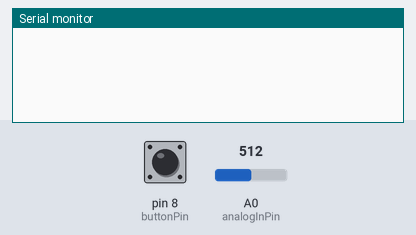
Simulated run of this sketch. Board: Arduino Uno, built with avr-gcc and run on an emulated ATmega328P. Shown: the last lines printed to the serial monitor. Inputs (shaded band) come from the test bench; at power-on: pin 8 (buttonPin) LOW, A0 (analogInPin) = 512.

Above: at 1.2 s.
1.3 s: pin 8 (buttonPin) pulled HIGH for 0.15 s
At 2.4 s:
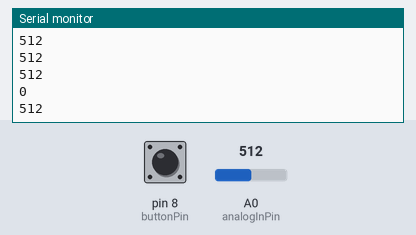
3.0 s: pin 8 (buttonPin) pulled HIGH for 1 s
At 4.9 s:
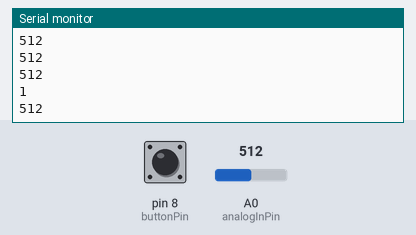
Timing chart, 0 to 6.4 s (numbered marks = the images above; inputs shaded):
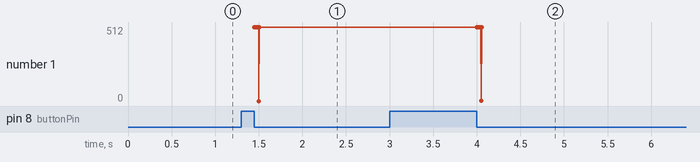

The sketch:

rangeCalibration.ino
```cpp
const int analogInPin = A0;

long currentMillis = 0;

int dataCount = 0;

// Button stuff
int lastButtonState = 0;
int buttonState = 0;
int buttonPin = 8;
long buttonTime = 0;

void setup() {
  Serial.begin(9600);

  pinMode(buttonPin, INPUT);
}

void outputData(int count) {
  int total = 0;

  for (int i = 0; i < count; i ++) {
    int sensorValue = analogRead(analogInPin);

    total += sensorValue;

    Serial.println(sensorValue);

    delay(2);
  }
  Serial.println(dataCount);
  Serial.println(total/count);
  dataCount++;
}

void loop() {
  currentMillis = millis();

  lastButtonState = buttonState;
  buttonState = digitalRead(buttonPin);

  if (lastButtonState != buttonState) {
    if (lastButtonState == LOW && buttonState == HIGH) {
      buttonTime = millis();
    }
    else if (lastButtonState == HIGH && buttonState == LOW) {
      unsigned long delta = currentMillis - buttonTime;

      if (delta > 50) {
        outputData(10);
      }
    }
  }
}
```

Measured:
- after the input at 1.3 s, the serial monitor: prints a new line after 0.15 s (image 1)
- after the input at 3.0 s, the serial monitor: prints a new line after 1.1 s (image 2)
